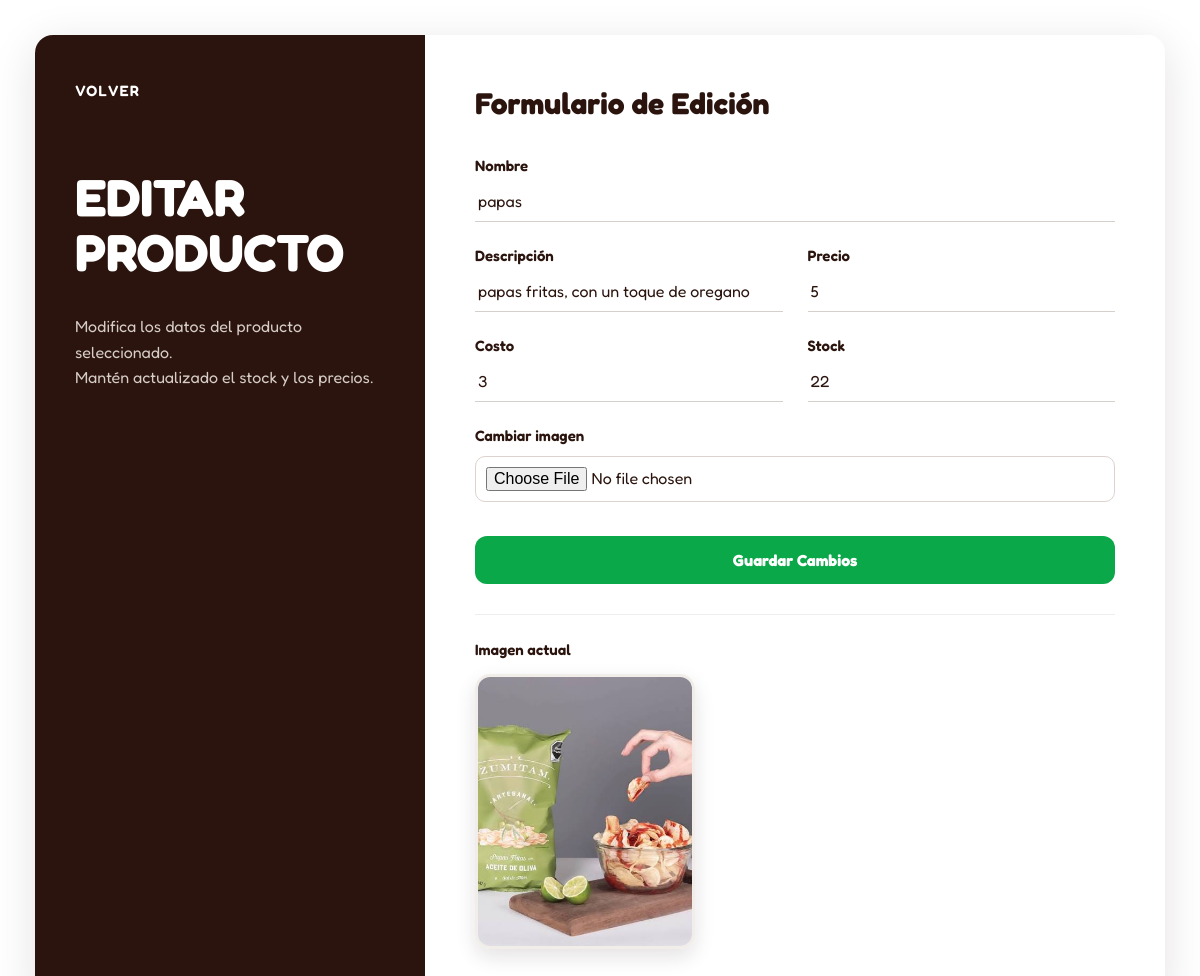
Screenshot of /Productos/editarproducto.php?id=1 with the database file from the repository.
### tables this page shows
CREATE TABLE IF NOT EXISTS `productos` (
  `id` INT NOT NULL AUTO_INCREMENT,
  `nombre` VARCHAR(45) NULL,
  `descripcion` VARCHAR(45) NULL,
  `precio` INT NULL,
  `costo` INT NULL,
  `stock` INT NULL,
  PRIMARY KEY (`id`));

### Productos/editarproducto.php (the view, shortened to what this page needs)
<?php
$conexion = new mysqli("localhost", "root", "", "organiczoneBD");
$id = $_GET['id'];
$sql = "SELECT * FROM productos WHERE id = $id";
$resultado = $conexion->query($sql);
$fila = $resultado->fetch_assoc();
$nombre = $fila['nombre'];
$descripcion = $fila['descripcion'];
$precio = $fila['precio'];
$costo = $fila['costo'];
$stock = $fila['stock'];
?>
<!DOCTYPE html>
<html lang="es">
<head>
</head>
<body>
<section class="principal-grid">
    <section class="section-negro">
        <nav class="nav-inner">
            <a href="leerproductos.php">
                VOLVER
            </a>
        </nav>
        <h1 class="contrato-titulo">
            EDITAR<br>
            PRODUCTO
        </h1>
        <p class="desc">
            Modifica los datos del producto seleccionado.<br>
            Mantén actualizado el stock y los precios.
        </p>
    </section>
    <section class="section-blanco">
        <h2>
            Formulario de Edición
        </h2>
        <form
            class="forma"
            action="registroeditarproducto.php"
            method="post"
            enctype="multipart/form-data"
        >
            <label>
                Nombre
            </label>
            <input
                type="text"
                name="nombre"
                value="<?= htmlspecialchars($nombre) ?>"
                required
            >
            <div class="fil">
                <div>
                    <label>
                        Descripción
                    </label>
                    <input
                        type="text"
                        name="descripcion"
                        value="<?= htmlspecialchars($descripcion) ?>"
                        required
                    >
                </div>
                <div>
                    <label>
                        Precio
                    </label>
                    <input
                        type="number"
                        name="precio"
                        value="<?= $precio ?>"
                        required
                    >
                </div>
            </div>
            <div class="fil">
                <div>
                    <label>
                        Costo
                    </label>
                    <input
                        type="number"
                        name="costo"
                        value="<?= $costo ?>"
                        required
                    >
                </div>
                <div>
                    <label>
                        Stock
                    </label>
                    <input
                        type="number"
                        name="stock"
                        value="<?= $stock ?>"
                        required
                    >
                </div>
            </div>
            <label>
                Cambiar imagen
            </label>
            <input
                type="file"
                name="imagen"
                accept=".jpg,.jpeg,.png,.gif,.webp"
            >
            <button type="submit">
                Guardar Cambios
            </button>
        </form>
        <?php
        $nombreArchivo = "P-" . $id;
        $carpeta = "../Imagenes/";
        $extensiones = [
            "jpg",
            "jpeg",
            "png",
            "gif",
            "webp"
        ];
        foreach ($extensiones as $ext) {
            $ruta = $carpeta . $nombreArchivo . "." . $ext;
            if (file_exists($ruta)) {
                echo "
                <div class='imagen-actual'>
                    <p>Imagen actual</p>
                    <img
                        src='$ruta'
                        alt='Imagen del producto'
                    >
                </div>
                ";
                break;
            }
        }
        ?>
    </section>
</section>
</body>
</html>

### Productos/editarproducto.php (style rules this page uses)
* { box-sizing: border-box; }
html, body { min-height: 100%; margin: 0; padding: 0; background: #ffffff; font-family: 'Fredoka', Arial, sans-serif; color: #2B140D; }
body { display: flex; justify-content: center; align-items: center; padding: 35px; }
.principal-grid { display: grid; grid-template-columns: 390px 1fr; width: 96vw; max-width: 1400px; min-height: 700px; background: #ffffff; border-radius: 18px; overflow: hidden; box-shadow: 0 10px 45px rgba(43, 20, 13, 0.12); }
.section-negro { background: #2B140D; color: #ffffff; padding: 45px 40px; }
.nav-inner { margin-bottom: 70px; }
.nav-inner a { color: #ffffff; text-decoration: none; font-size: 15px; font-weight: 600; letter-spacing: 1px; transition: 0.3s ease; }
.contrato-titulo { font-size: 52px; line-height: 1.05; font-weight: 700; margin: 0 0 35px 0; color: #ffffff; }
.desc { color: #d6ccc8; margin-top: 28px; font-size: 16px; line-height: 1.6; }
.section-blanco { background: #ffffff; padding: 50px; overflow-y: auto; }
.section-blanco h2 { margin: 0 0 35px 0; color: #2B140D; font-size: 30px; font-weight: 700; }
.forma { width: 100%; }
.forma label { display: block; color: #2B140D; font-size: 15px; font-weight: 600; margin-bottom: 6px; }
.forma input { width: 100%; border: none; border-bottom: 1px solid #d6d0cc; margin-bottom: 24px; padding: 10px 3px; font-family: 'Fredoka', Arial, sans-serif; font-size: 16px; color: #2B140D; background: transparent; outline: none; transition: 0.25s ease; }
.forma .fil { display: flex; gap: 25px; }
.forma .fil > div { width: 100%; }
.forma input[type="file"] { border: 1px solid #ddd3ce; border-radius: 10px; padding: 10px; margin-top: 5px; cursor: pointer; font-family: 'Fredoka', Arial, sans-serif; }
.forma button { width: 100%; background: #0ba84a; color: #ffffff; border: none; border-radius: 12px; padding: 14px; margin-top: 10px; font-family: 'Fredoka', Arial, sans-serif; font-size: 16px; font-weight: 700; cursor: pointer; transition: all 0.25s ease; }
.imagen-actual { margin-top: 30px; padding-top: 25px; border-top: 1px solid #eee; }
.imagen-actual p { margin: 0 0 15px 0; color: #2B140D; font-size: 15px; font-weight: 600; }
.imagen-actual img { display: block; width: 220px; max-width: 100%; height: auto; border-radius: 15px; border: 3px solid #f1eee9; box-shadow: 0 8px 20px rgba(43, 20, 13, 0.12); }

### rows the page displays
productos: nombre "papas", descripcion "papas fritas, con un toque de oregano", precio "5", costo "3", stock "22"
